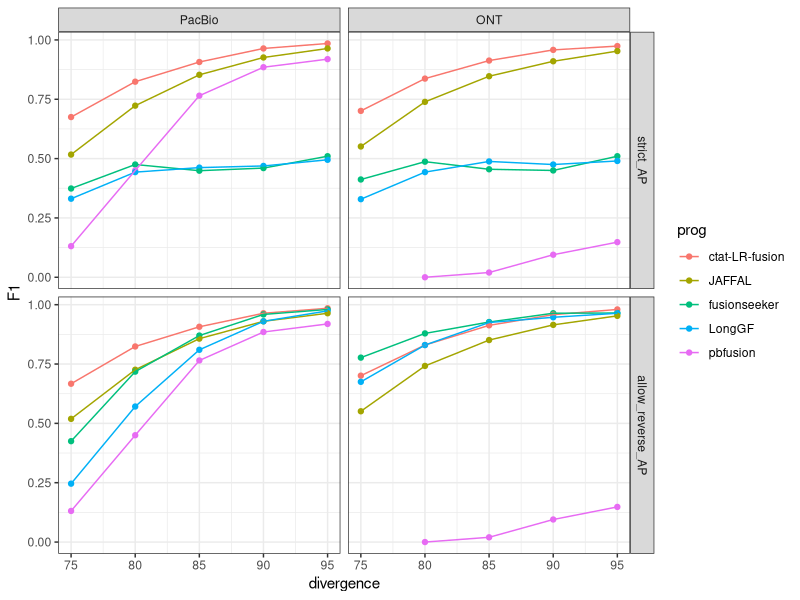
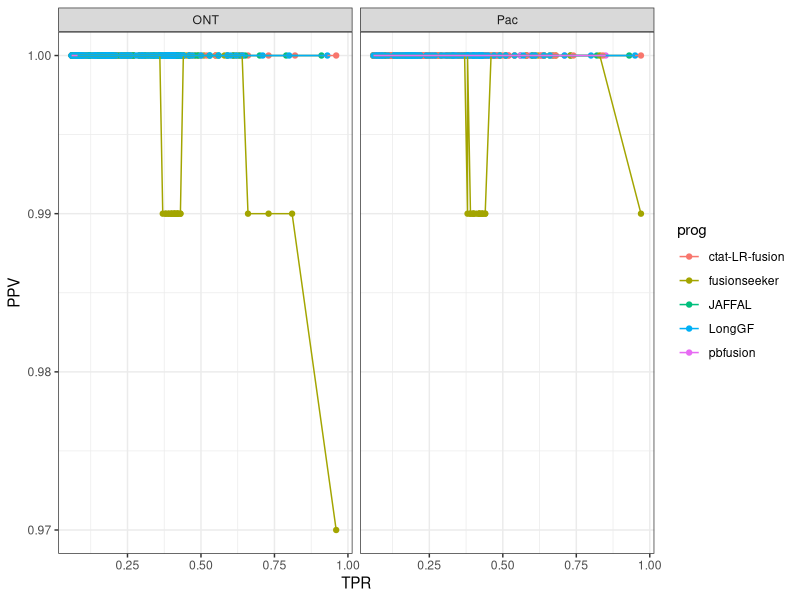
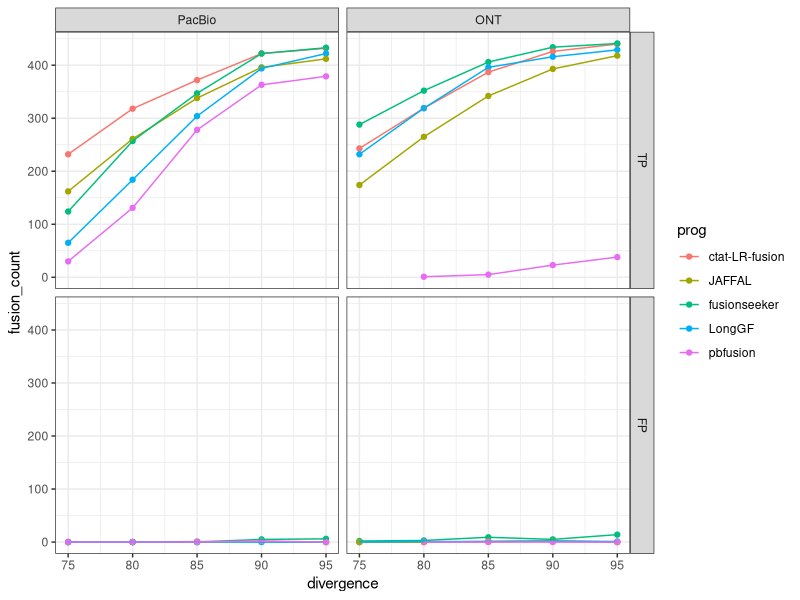
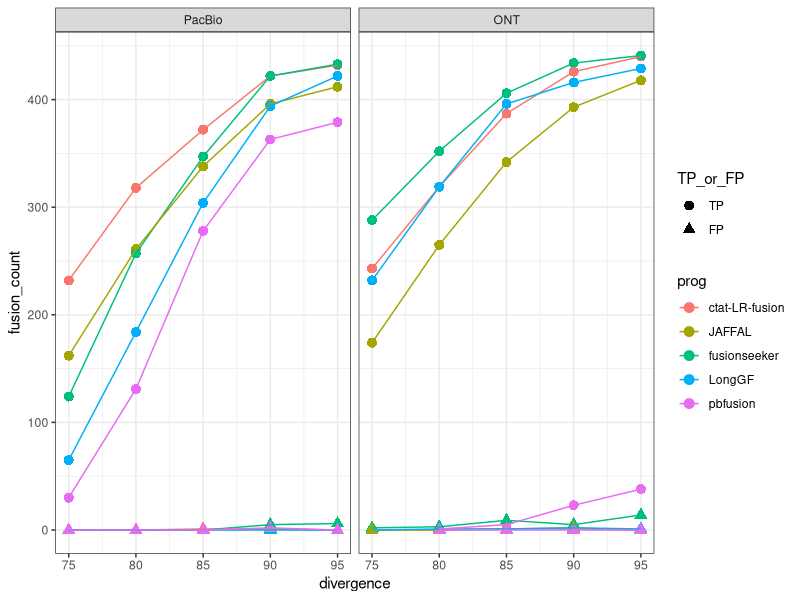
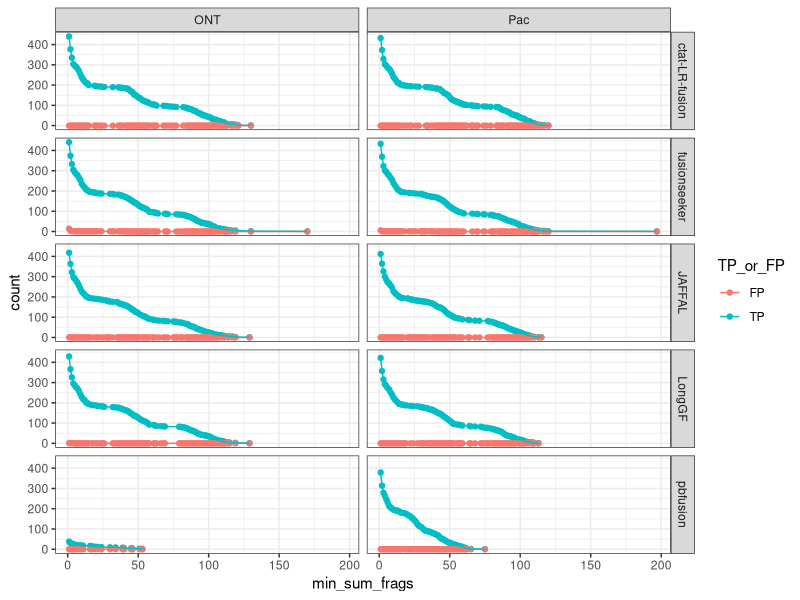
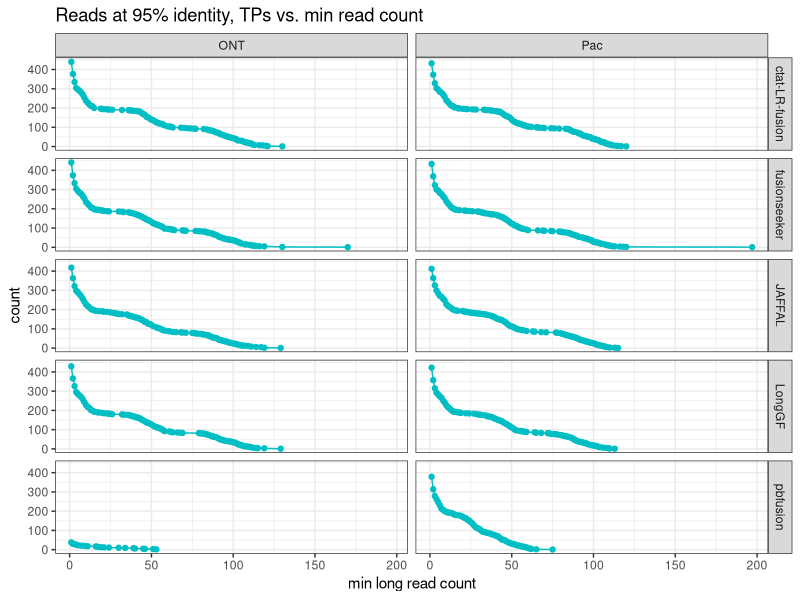
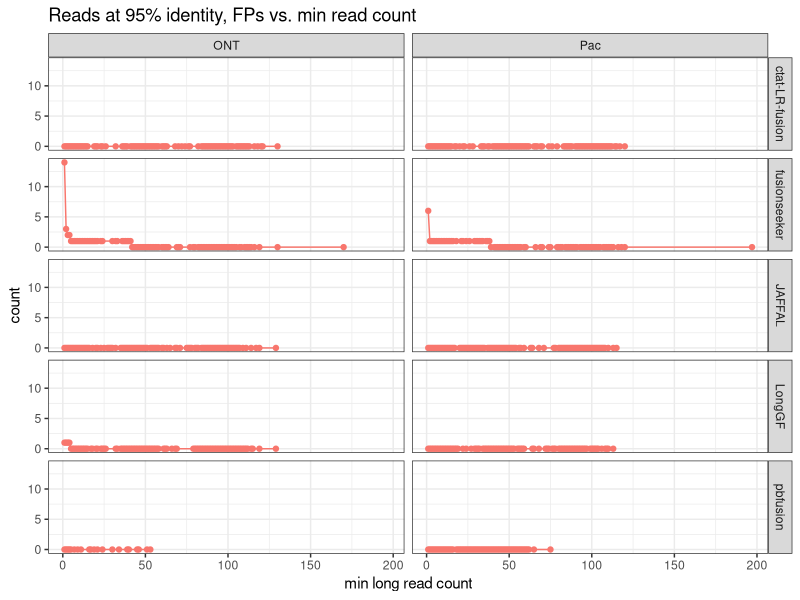
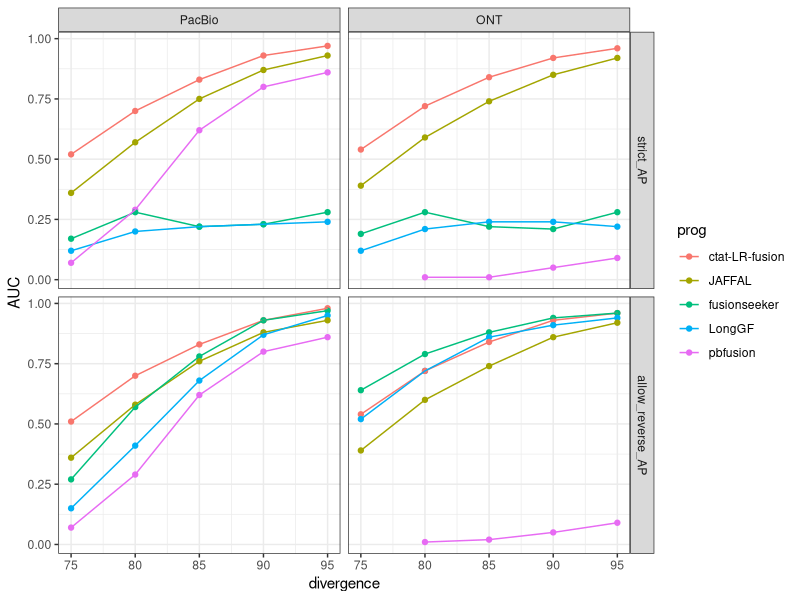

Source code (R) for these figures, in order:
## ---- chunk 1
knitr::opts_chunk$set(echo = TRUE)
library(tidyverse)
## ---- chunk 2

# parse accuracy statistics from benchmarking:

ROC_strict_results = read.table("data/strict_allow_paralogs.combined_results.ROC.tsv", header=T, sep="\t", stringsAsFactors = F)
ROC_strict_results$analysisType="strict_AP"

ROC_allow_reverse_results = read.table("data/allow_rev_and_paralogs.combined_results.ROC.tsv", header=T, sep="\t", stringsAsFactors = F)
ROC_allow_reverse_results$analysisType="allow_reverse_AP"



ROC_data = bind_rows(ROC_strict_results,
                     ROC_allow_reverse_results)


ROC_data = ROC_data %>% filter(prog %in% c(
                                   'pbfusion',
                                   'fusionseeker',
                                   'LongGF',
                                   'JAFFAL',
                                   'ctat-LR-fusion')
                       )


# extract the maximum F1 value for each program and target data set: 

max_F1_data = ROC_data %>% group_by(analysisType, prog, seqtype, divergence) %>% 
    arrange(desc(F1)) %>% filter(row_number() == 1) %>% ungroup()


# rank programs 

ranked_progs = max_F1_data  %>% group_by(prog) %>% summarize(mean_F1 = mean(F1)) %>% arrange(desc(mean_F1))

max_F1_data$prog = factor(max_F1_data$prog, levels=ranked_progs$prog)

max_F1_data$analysisType = factor(max_F1_data$analysisType, levels=c('strict_AP', 'allow_reverse_AP'))

max_F1_data = max_F1_data %>% mutate(seqtype = ifelse(seqtype == "Pac", "PacBio", seqtype))


max_F1_data$seqtype = factor(max_F1_data$seqtype, levels=c("PacBio", "ONT"))


## ---- chunk 3

p_F1_linepoint = max_F1_data %>% 
    filter(analysisType %in% c('strict_AP', 'allow_reverse_AP')) %>%
    ggplot() + theme_bw() +
    geom_point(aes(x=divergence, y=F1, color=prog)) +
    geom_line(aes(x=divergence, y=F1, group=prog, color=prog)) +
    facet_grid(vars(analysisType), vars(seqtype))


p_F1_linepoint

## ---- chunk 4

ggsave(p_F1_linepoint, filename="jaffal_simdata_accuracy.F1.paperfig.svg", width=8, height=7)

## ---- chunk 5

ROC_data %>% filter(analysisType == "allow_reverse_AP") %>% 
         filter(divergence == 95) %>%
         filter(TPR > 0.05) %>%
    ggplot(aes(x=TPR, y=PPV)) + geom_point(aes(color=prog)) + 
    geom_line(aes(groups=prog, color=prog)) +
    theme_bw() + 
    facet_wrap(~seqtype)


## ---- chunk 6

max_F1_data %>% 
    filter(analysisType == "allow_reverse_AP") %>%
    select(seqtype, divergence, prog, TP, FP) %>% filter(prog=='LongGF') %>%
    gather(key = TP_or_FP, value=fusion_count, TP, FP) %>% arrange(seqtype, divergence)

## ---- chunk 7
# show counts of TP and FP

max_F1_data %>% 
    filter(analysisType == "allow_reverse_AP") %>%
    select(seqtype, divergence, prog, TP, FP) %>% 
    gather(key = TP_or_FP, value=fusion_count, TP, FP) %>%
    mutate(TP_or_FP = factor(TP_or_FP, levels=c('TP', 'FP'))) %>%
    ggplot(aes(x=divergence, y=fusion_count)) + theme_bw() +
    geom_point(aes(color=prog)) + geom_line(aes(group=prog, color=prog)) +
    facet_grid(vars(TP_or_FP), vars(seqtype))

## ---- chunk 8

max_F1_data %>% 
    filter(analysisType == "allow_reverse_AP") %>%
    select(seqtype, divergence, prog, TP, FP) %>% 
    gather(key = TP_or_FP, value=fusion_count, TP, FP) %>%
    mutate(TP_or_FP = factor(TP_or_FP, levels=c('TP', 'FP'))) %>%
    mutate(prog_TP_or_FP = paste(prog, TP_or_FP)) %>%
    ggplot(aes(x=divergence, y=fusion_count)) + theme_bw() +
    geom_point(aes(color=prog, shape=TP_or_FP), size=rel(3)) + 
    geom_line(aes(group=prog_TP_or_FP, color=prog)) +
    facet_wrap(~seqtype)


## ---- chunk 9

ROC_data %>% filter(analysisType == "allow_reverse_AP") %>% 
         filter(divergence == 95) %>%
         #filter(TPR > 0.05) %>%
         select(seqtype, prog, min_sum_frags, TP, FP) %>% gather(key='TP_or_FP', value='count', TP, FP) %>%
    ggplot(aes(x=min_sum_frags, y=count)) + geom_point(aes(color=TP_or_FP)) + geom_line(aes(groups=prog, color=TP_or_FP)) +
    #geom_line(aes(groups=prog, color=prog)) +
    theme_bw() + 
    # facet_wrap(~seqtype)
    facet_grid(vars(prog), vars(seqtype))


## ---- chunk 10


ROC_data %>% filter(analysisType == "allow_reverse_AP") %>% 
         filter(divergence == 95) %>%
         #filter(TPR > 0.05) %>%
         select(seqtype, prog, min_sum_frags, TP, FP) %>% gather(key='TP_or_FP', value='count', TP, FP) %>%
    filter(TP_or_FP == 'TP') %>%
   
    ggplot(aes(x=min_sum_frags, y=count)) + geom_point(color='#00BFC4') + geom_line(aes(groups=prog), color='#00BFC4') +
    #geom_line(aes(groups=prog, color=prog)) +
    theme_bw() + 
    # facet_wrap(~seqtype)
    facet_grid(vars(prog), vars(seqtype)) + 
    xlab("min long read count") +
    ggtitle("Reads at 95% identity, TPs vs. min read count")


## ---- chunk 11


ROC_data %>% filter(analysisType == "allow_reverse_AP") %>% 
         filter(divergence == 95) %>%
         #filter(TPR > 0.05) %>%
         select(seqtype, prog, min_sum_frags, TP, FP) %>% gather(key='TP_or_FP', value='count', TP, FP) %>%
    filter(TP_or_FP == 'FP') %>%
   
    ggplot(aes(x=min_sum_frags, y=count)) + geom_point(color='#F8766D') + geom_line(aes(groups=prog), color='#F8766D') +
    #geom_line(aes(groups=prog, color=prog)) +
    theme_bw() + 
    # facet_wrap(~seqtype)
    facet_grid(vars(prog), vars(seqtype)) + 
    xlab("min long read count") +
    ggtitle("Reads at 95% identity, FPs vs. min read count")


## ---- chunk 12

# parse accuracy statistics from benchmarking:

PR_AUC_strict_results = read.table("data/strict_allow_paralogs.combined_results.PR_AUC.tsv", header=T, sep="\t", stringsAsFactors = F)
PR_AUC_strict_results$analysisType="strict_AP"

PR_AUC_allow_reverse_results = read.table("data/allow_rev_and_paralogs.combined_results.PR_AUC.tsv", header=T, sep="\t", stringsAsFactors = F)
PR_AUC_allow_reverse_results$analysisType="allow_reverse_AP"



PR_AUC_data = bind_rows(PR_AUC_strict_results,
                        PR_AUC_allow_reverse_results)


PR_AUC_data = PR_AUC_data %>% filter(prog %in% c(
                                   'pbfusion',
                                   'fusionseeker',
                                   'LongGF',
                                   'JAFFAL',
                                   'ctat-LR-fusion')
                       )

PR_AUC_data %>% head()
## ---- chunk 13

# rank programs 

ranked_progs = PR_AUC_data  %>% group_by(prog) %>% summarize(mean_AUC = mean(AUC)) %>% arrange(desc(mean_AUC))

PR_AUC_data$prog = factor(PR_AUC_data$prog, levels=ranked_progs$prog)

PR_AUC_data$analysisType = factor(PR_AUC_data$analysisType, levels=c('strict_AP', 'allow_reverse_AP'))

PR_AUC_data = PR_AUC_data %>% mutate(seqtype = ifelse(seqtype == "Pac", "PacBio", seqtype))


PR_AUC_data$seqtype = factor(PR_AUC_data$seqtype, levels=c("PacBio", "ONT"))


## ---- chunk 14

p_AUC_linepoint = PR_AUC_data %>% 
    filter(analysisType %in% c('strict_AP', 'allow_reverse_AP')) %>%
    ggplot() + theme_bw() +
    geom_point(aes(x=divergence, y=AUC, color=prog)) +
    geom_line(aes(x=divergence, y=AUC, group=prog, color=prog)) +
    facet_grid(vars(analysisType), vars(seqtype))


p_AUC_linepoint

## ---- chunk 15

ggsave(p_AUC_linepoint, filename="jaffal_simdata_accuracy.PR_AUC.paperfig.svg", width=8, height=7)
